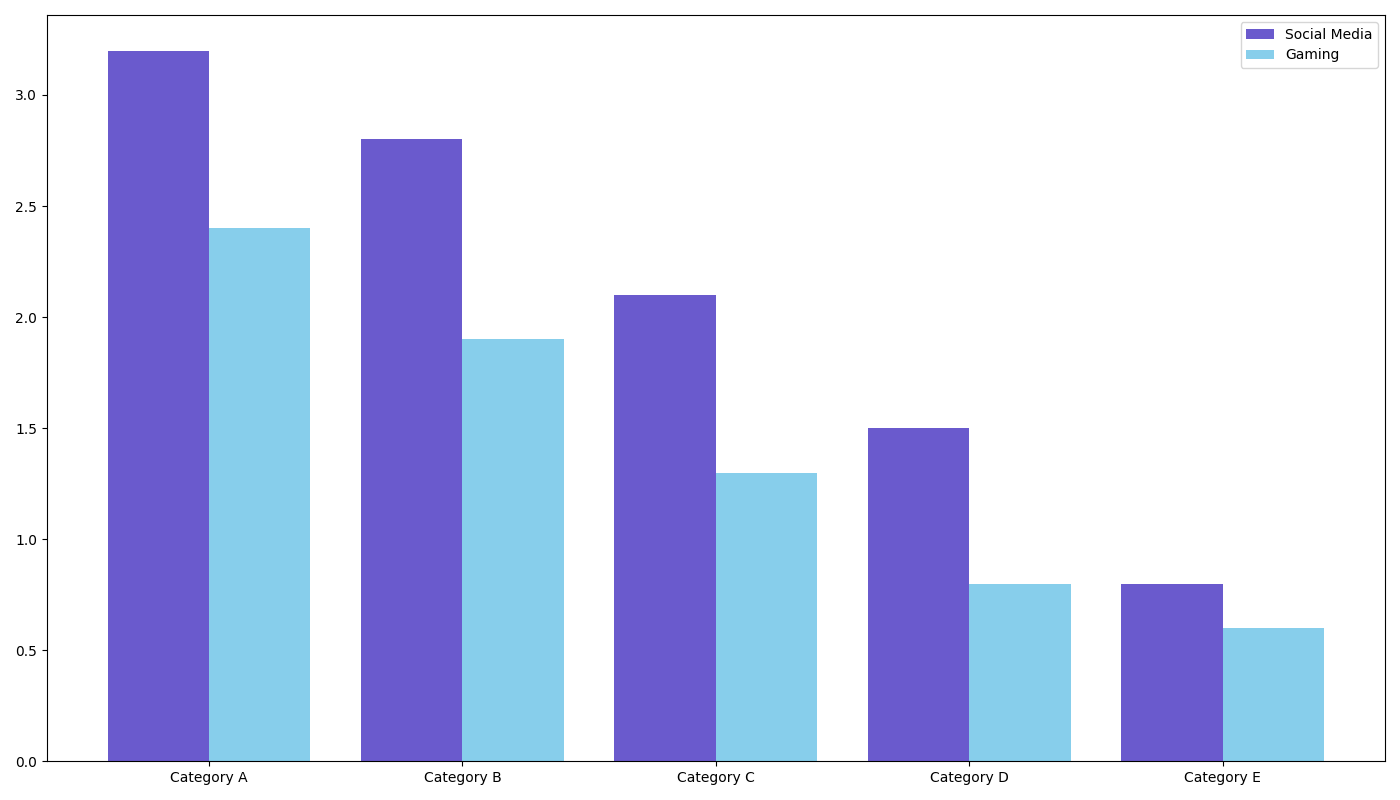

Write Python code to recreate this figure.
import matplotlib.pyplot as plt
import numpy as np

# Data for the bar chart
social_media = [3.2, 2.8, 2.1, 1.5, 0.8]
gaming = [2.4, 1.9, 1.3, 0.8, 0.6]

# Original labels for clarity, could be shuffled
categories = ['Category A', 'Category B', 'Category C', 'Category D', 'Category E']

# Create a bar chart (vertical)
fig, ax = plt.subplots(figsize=(14, 8))
x_pos = np.arange(len(social_media))  # The bar locations

# Plotting bars for social_media and gaming
ax.bar(x_pos, social_media, width=0.4, label='Social Media', color='slateblue')
ax.bar(x_pos + 0.4, gaming, width=0.4, label='Gaming', color='skyblue')

# Set the category labels
ax.set_xticks(x_pos + 0.2)
ax.set_xticklabels(categories)

# Adding a legend
ax.legend()

# Displaying the plot
plt.tight_layout()
plt.show()
